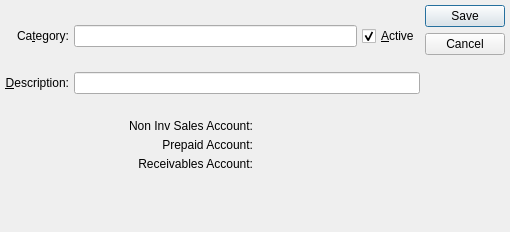
<?xml version="1.0" encoding="UTF-8"?>
<ui version="4.0">
 <comment>This file is part of the xTuple ERP: PostBooks Edition, a free and
open source Enterprise Resource Planning software suite,
Copyright (c) 1999-2018 by OpenMFG LLC, d/b/a xTuple.
It is licensed to you under the Common Public Attribution License
version 1.0, the full text of which (including xTuple-specific Exhibits)
is available at www.xtuple.com/CPAL.  By using this software, you agree
to be bound by its terms.</comment>
 <class>salesCategory</class>
 <widget class="QDialog" name="salesCategory">
  <property name="geometry">
   <rect>
    <x>0</x>
    <y>0</y>
    <width>510</width>
    <height>232</height>
   </rect>
  </property>
  <property name="windowTitle">
   <string>Sales Category</string>
  </property>
  <layout class="QGridLayout" name="gridLayout_3">
   <item row="0" column="0">
    <layout class="QGridLayout" name="gridLayout">
     <item row="0" column="0">
      <widget class="QLabel" name="_categoryLit">
       <property name="text">
        <string>Ca&amp;tegory:</string>
       </property>
       <property name="alignment">
        <set>Qt::AlignRight|Qt::AlignTrailing|Qt::AlignVCenter</set>
       </property>
       <property name="buddy">
        <cstring>_category</cstring>
       </property>
      </widget>
     </item>
     <item row="0" column="1">
      <widget class="XLineEdit" name="_category"/>
     </item>
     <item row="0" column="2">
      <widget class="QCheckBox" name="_active">
       <property name="text">
        <string>&amp;Active</string>
       </property>
       <property name="checked">
        <bool>true</bool>
       </property>
      </widget>
     </item>
     <item row="1" column="0">
      <widget class="QLabel" name="_descriptionLit">
       <property name="text">
        <string>&amp;Description:</string>
       </property>
       <property name="alignment">
        <set>Qt::AlignRight|Qt::AlignTrailing|Qt::AlignVCenter</set>
       </property>
       <property name="buddy">
        <cstring>_description</cstring>
       </property>
      </widget>
     </item>
     <item row="1" column="1" colspan="2">
      <widget class="XLineEdit" name="_description"/>
     </item>
    </layout>
   </item>
   <item row="0" column="1">
    <widget class="QDialogButtonBox" name="_buttonBox">
     <property name="orientation">
      <enum>Qt::Vertical</enum>
     </property>
     <property name="standardButtons">
      <set>QDialogButtonBox::Cancel|QDialogButtonBox::Save</set>
     </property>
    </widget>
   </item>
   <item row="1" column="0" colspan="2">
    <layout class="QVBoxLayout" name="verticalLayout">
     <item>
      <layout class="QGridLayout" name="gridLayout_2">
       <item row="0" column="0">
        <widget class="QLabel" name="_salesLit">
         <property name="text">
          <string>Non Inv Sales Account:</string>
         </property>
         <property name="alignment">
          <set>Qt::AlignRight|Qt::AlignTrailing|Qt::AlignVCenter</set>
         </property>
         <property name="buddy">
          <cstring>_sales</cstring>
         </property>
        </widget>
       </item>
       <item row="0" column="1">
        <widget class="GLCluster" name="_sales"/>
       </item>
       <item row="1" column="0">
        <widget class="QLabel" name="_prepaidLit">
         <property name="text">
          <string>Prepaid Account:</string>
         </property>
         <property name="alignment">
          <set>Qt::AlignRight|Qt::AlignTrailing|Qt::AlignVCenter</set>
         </property>
         <property name="buddy">
          <cstring>_prepaid</cstring>
         </property>
        </widget>
       </item>
       <item row="1" column="1">
        <widget class="GLCluster" name="_prepaid"/>
       </item>
       <item row="2" column="0">
        <widget class="QLabel" name="_araccntLit">
         <property name="text">
          <string>Receivables Account:</string>
         </property>
         <property name="alignment">
          <set>Qt::AlignRight|Qt::AlignTrailing|Qt::AlignVCenter</set>
         </property>
         <property name="buddy">
          <cstring>_araccnt</cstring>
         </property>
        </widget>
       </item>
       <item row="2" column="1">
        <widget class="GLCluster" name="_araccnt"/>
       </item>
      </layout>
     </item>
     <item>
      <spacer name="spacer6">
       <property name="orientation">
        <enum>Qt::Vertical</enum>
       </property>
       <property name="sizeType">
        <enum>QSizePolicy::Expanding</enum>
       </property>
       <property name="sizeHint" stdset="0">
        <size>
         <width>20</width>
         <height>0</height>
        </size>
       </property>
      </spacer>
     </item>
    </layout>
   </item>
  </layout>
 </widget>
 <layoutdefault spacing="5" margin="5"/>
 <customwidgets>
  <customwidget>
   <class>GLCluster</class>
   <extends>QWidget</extends>
   <header>glcluster.h</header>
  </customwidget>
  <customwidget>
   <class>XLineEdit</class>
   <extends>QLineEdit</extends>
   <header>xlineedit.h</header>
   <container>1</container>
  </customwidget>
 </customwidgets>
 <tabstops>
  <tabstop>_category</tabstop>
  <tabstop>_active</tabstop>
  <tabstop>_description</tabstop>
  <tabstop>_sales</tabstop>
  <tabstop>_prepaid</tabstop>
  <tabstop>_araccnt</tabstop>
  <tabstop>_buttonBox</tabstop>
 </tabstops>
 <includes>
  <include location="global">parameter.h</include>
 </includes>
 <resources/>
 <connections/>
</ui>
